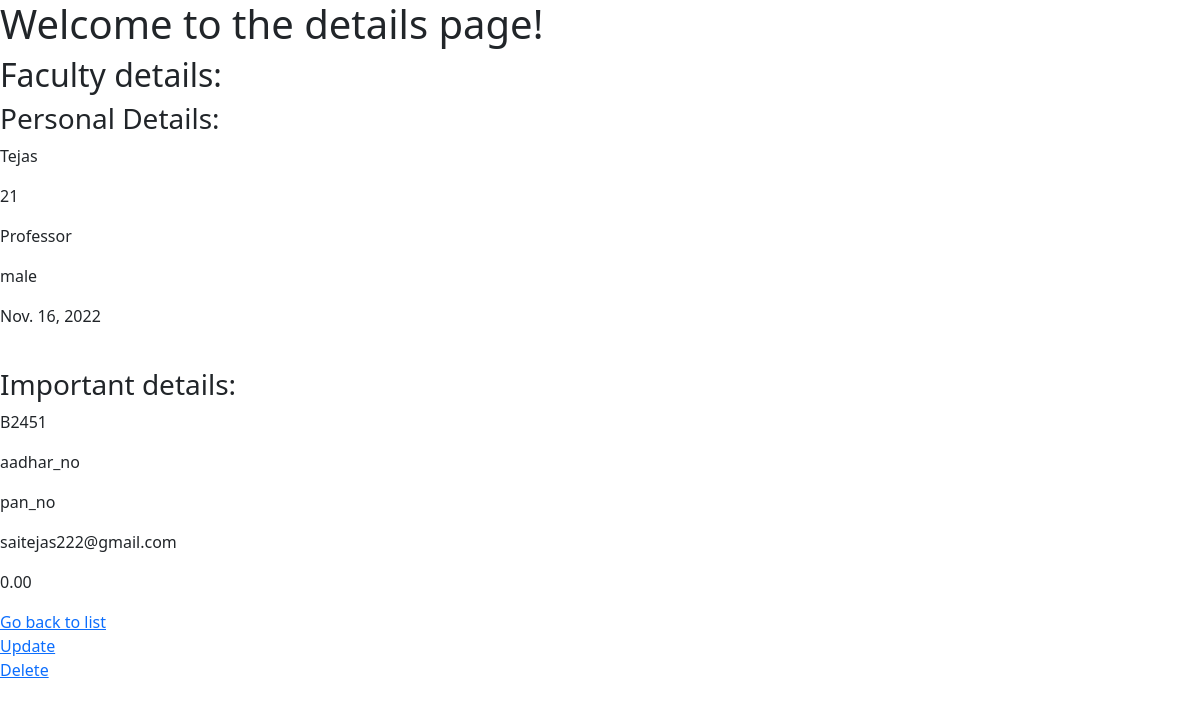
/basic_app/1/, run on the app's committed database.
### basic_app/models.py (models this page shows, shortened)
class Faculty(models.Model):
    name=models.CharField(max_length=256)
    age=models.PositiveIntegerField()
    designation=models.CharField(max_length=50)
    faculty_id=models.CharField(max_length=5,blank=True)
    photo = models.ImageField(upload_to='photos',default='default_pic.jpg')
    MALE="male"
    FEMALE="female"
    GENDER_CHOICE=[
    (MALE,"male"),
    (FEMALE,"female")
    ]
    gender=models.CharField(
        max_length=10,
        choices=GENDER_CHOICE,
        default=MALE
    )
    dob=models.DateField(default=datetime.date.today)
    groups=[
    ("A+ve","A+ve"),
    ("B+ve","B+ve"),
    ("A-ve","A-ve"),
    ("B-ve","B-ve"),
    ("O+ve","O+ve"),
    ("AB-ve","A-ve")
    ]
    blood_group=models.CharField(
        max_length=5,
        choices=groups,
        blank=True
    )
    aadhar_no=models.CharField(max_length=12)
    pan_no=models.CharField(max_length=10,blank=True)
    mobile=models.CharField(max_length=10,blank=True)
    email=models.EmailField(blank=True)
    state_choices = [
        ("Andhra Pradesh","Andhra Pradesh"),("Arunachal Pradesh ","Arunachal Pradesh "),("Assam","Assam"),("Bihar","Bihar"),("Chhattisgarh","Chhattisgarh"),
        ("Goa","Goa"),("Gujarat","Gujarat"),("Haryana","Haryana"),("Himachal Pradesh","Himachal Pradesh"),("Jammu and Kashmir ","Jammu and Kashmir "),
        ("Jharkhand","Jharkhand"),("Karnataka","Karnataka"),("Kerala","Kerala"),("Madhya Pradesh","Madhya Pradesh"),("Maharashtra","Maharashtra"),
        ("Manipur","Manipur"),("Meghalaya","Meghalaya"),("Mizoram","Mizoram"),("Nagaland","Nagaland"),("Odisha","Odisha"),("Punjab","Punjab"),("Rajasthan","Rajasthan"),
        ("Sikkim","Sikkim"),("Tamil Nadu","Tamil Nadu"),("Telangana","Telangana"),("Tripura","Tripura"),("Uttar Pradesh","Uttar Pradesh"),("Uttarakhand","Uttarakhand"),
        ("West Bengal","West Bengal"),("Andaman and Nicobar Islands","Andaman and Nicobar Islands"),("Chandigarh","Chandigarh"),
        ("Dadra and Nagar Haveli","Dadra and Nagar Haveli"),("Daman and Diu","Daman and Diu"),("Lakshadweep","Lakshadweep"),
        ("National Capital Territory of Delhi","National Capital Territory of Delhi"),("Puducherry","Puducherry")
        ]
    state=models.CharField(
    max_length=35,
    choices=state_choices,
    blank=True
    )
    district=models.CharField(max_length=256,blank=True)
    house_no=models.PositiveIntegerField(default=0)
    locality=models.CharField(blank=True,max_length=100)
    pin=models.CharField(max_length=6,blank=True)
    permanentAddressSameAsCurrentAddress=models.BooleanField(default=True)
    qualification_choices=[
    ("SSC","SSC"),
    ("Inter","Inter"),
    ("UG","UG"),
    ("PG","PG"),
    ("Phd","Phd"),
    ("Others","Others")
    ]
    qualification=models.CharField(
    max_length=25,
    choices=qualification_choices,
    blank=True
    )
    college=models.CharField(max_length=100,blank=True)
    graduation_year=models.CharField(max_length=4,blank=True)
    university=models.CharField(max_length=60,blank=True)
    percentage=models.DecimalField(decimal_places=2,max_digits=5,default=0.00)
    award=models.CharField(max_length=100,blank=True)
    year_award=models.CharField(max_length=4,blank=True)
    org_award=models.CharField(max_length=50,blank=True)
    journal_name=models.CharField(max_length=100,blank=True)
    journal_vol=models.PositiveIntegerField(default=1)
    issn_no=models.PositiveIntegerField(default=0)
    publisher=models.CharField(max_length=100,blank=True)
    year_of_publication=models.CharField(max_length=4,blank=True)
    article_title=models.CharField(max_length=50,blank=True)
    project_title=models.CharField(max_length=100,blank=True)
    duration=models.PositiveIntegerField(default=1)
    cost_of_project=models.DecimalField(decimal_places=5,max_digits=10,default=0.00)
    funding_agency=models.CharField(max_length=100,blank=True)
    start_date=models.DateField(default=datetime.date.today)
    end_date=models.DateField(default=datetime.date.today)

### basic_app/views.py (the view)
# urls.py: re_path(r'^(?P<pk>\d+)/$',views.FacultyDetailView.as_view(),name='detail'),
class FacultyDetailView(DetailView):
    model=models.Faculty
    template_name='basic_app/faculty.html'

### basic_app/templates/basic_app/faculty.html (shortened to what this page needs)
<!DOCTYPE html>
<html lang="en" dir="ltr">
  <head>
      <link href="https://cdn.jsdelivr.net/npm/bootstrap@5.2.1/dist/css/bootstrap.min.css" rel="stylesheet">
  </head>
  <body>
    <h1>Welcome to the details page!</h1>
    <h2>Faculty details:</h2>
    <h3>Personal Details:</h3>
    <p>{{faculty.name}}</p>
    <p>{{faculty.age}}</p>
    <p>{{faculty.designation}}</p>
    <p>{{faculty.gender}}</p>
    <p>{{faculty.dob}}</p>
    <br>
    <h3>Important details:</h3>
    <p>{{faculty.faculty_id}}</p>
    <p>{{faculty.aadhar_no}}</p>
    <p>{{faculty.pan_no}}</p>
    <p>{{faculty.email}}</p>
    <p>{{faculty.percentage}}</p>
    <a href="{% url 'basic_app:list' %}">Go back to list</a>
    <br>
    <a href="{% url 'basic_app:update' pk=faculty.pk%}">Update</a>
    <br>
    <a href="{% url 'basic_app:delete' pk=faculty.pk%}">Delete</a>
  </body>
</html>

### data on the page
Faculty: name "Tejas", age "21", designation "Professor", gender "male", dob "Nov. 16, 2022", faculty_id "B2451", aadhar_no "aadhar_no", pan_no "pan_no", email "saitejas222@gmail.com", percentage "0.00"
